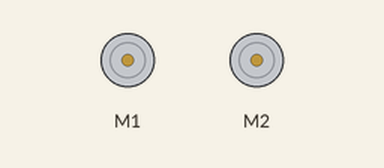
A program run on a simulated Raspberry Pi (BCM pin numbers). Parts: 2 × DC motor (green arrow = forward, orange = backward, longer = faster). Motors are numbered in the order the program creates them (left before right in a Robot).

Above: at 0.1 s.
At 2.1 s:
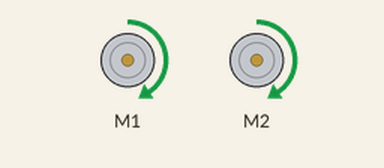
Timing chart, 0 to 3.6 s (numbered marks = the images above):
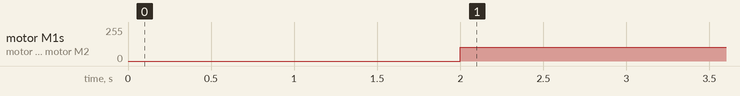

The program:

Al_LT_Demo_2.py
```python
import RPi.GPIO as GPIO
import time
from gpiozero import Robot

# GPIO setup
left_sensor = 17
center_sensor = 27
right_sensor = 22

# Set pin for Motor L9110s
motorA_1A = 12  # Motor A
motorA_1B = 13  # Motor A
motorB_1A = 10  # Motor B
motorB_1B = 11  # Motor B

GPIO.setmode(GPIO.BCM)  # Use BCM numbering for all pins
GPIO.setup(left_sensor, GPIO.IN)
GPIO.setup(right_sensor, GPIO.IN)
GPIO.setup(center_sensor, GPIO.IN)

#robot = Robot(right=(12, 13), left=(11, 10))
robot = Robot(right=(10, 11), left=(12, 13))

#Kp = 2.95
Kp = 1.569
Kd = 0
#Kd = 0.1
#Ki = 0.1268
Ki = 0
error = 0
pre_error = 0
sum_error = 0


base_speed = 0.4
max_speed = 0.9
min_speed = 0.1

def set_robot_speed(left_motor, right_motot):
    robot.value = (left_motor, right_motot)

def calculate_error(left_value, right_value, center_value):
    global error
    if left_value == GPIO.LOW and center_value == GPIO.HIGH  and right_value == GPIO.LOW:
        error = 0
    elif left_value == GPIO.HIGH and center_value == GPIO.HIGH  and right_value == GPIO.LOW:
        error = -1
        '''
    elif left_value == GPIO.HIGH and center_value == GPIO.LOW  and right_value == GPIO.LOW:
        error = -2
        '''
    elif left_value == GPIO.LOW and center_value == GPIO.HIGH  and right_value == GPIO.HIGH:
        error = 1
        '''
    elif left_value == GPIO.LOW and center_value == GPIO.LOW  and right_value == GPIO.HIGH:
        error = 2
        '''

def calculate_pid():
    global error, pre_error, sum_error

    sum_error += error
    sum_error = max(min(sum_error, 10), -10)

    pid_output = Kp * error + Kd * (error - pre_error) + Ki * sum_error

    pid_output = max(min(pid_output, 0.5), -0.5)

    pre_error = error
    return pid_output

def set_motor_speed(error):
    global pre_error, sum_error

    motor_speed = calculate_pid()

    left_speed = base_speed + motor_speed
    right_speed = base_speed - motor_speed

    left_speed = max(min(left_speed, max_speed), min_speed)
    right_speed = max(min(right_speed, max_speed), min_speed)

    robot.value = (left_speed, right_speed)
    pre_error = error

try:
    time.sleep(2)
    while True:
        left_value = GPIO.input(left_sensor)
        right_value = GPIO.input(right_sensor)
        center_value = GPIO.input(center_sensor)

        calculate_error(left_value, right_value, center_value)
        set_motor_speed(error)
        time.sleep(0.008)
except KeyboardInterrupt:
    robot.stop()
    GPIO.cleanup()
```

Measured:
- by itself, motor M1, motor M2: stopped → forward 102/255 at 2.0 s
